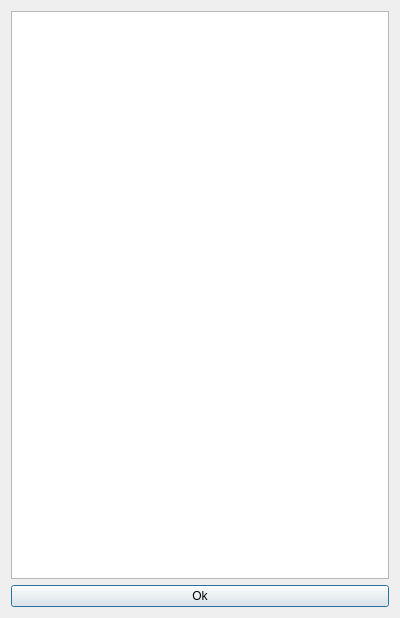
<?xml version="1.0" encoding="UTF-8"?>
<ui version="4.0">
 <class>Log</class>
 <widget class="QDialog" name="Log">
  <property name="geometry">
   <rect>
    <x>0</x>
    <y>0</y>
    <width>400</width>
    <height>618</height>
   </rect>
  </property>
  <property name="windowTitle">
   <string>Update</string>
  </property>
  <layout class="QGridLayout" name="gridLayout">
   <item row="0" column="0">
    <layout class="QVBoxLayout" name="verticalLayout">
     <item>
      <widget class="QPlainTextEdit" name="pteLog">
       <property name="readOnly">
        <bool>true</bool>
       </property>
      </widget>
     </item>
     <item>
      <widget class="QPushButton" name="pbOk">
       <property name="text">
        <string>Ok</string>
       </property>
       <property name="default">
        <bool>true</bool>
       </property>
      </widget>
     </item>
    </layout>
   </item>
  </layout>
 </widget>
 <resources/>
 <connections/>
</ui>
